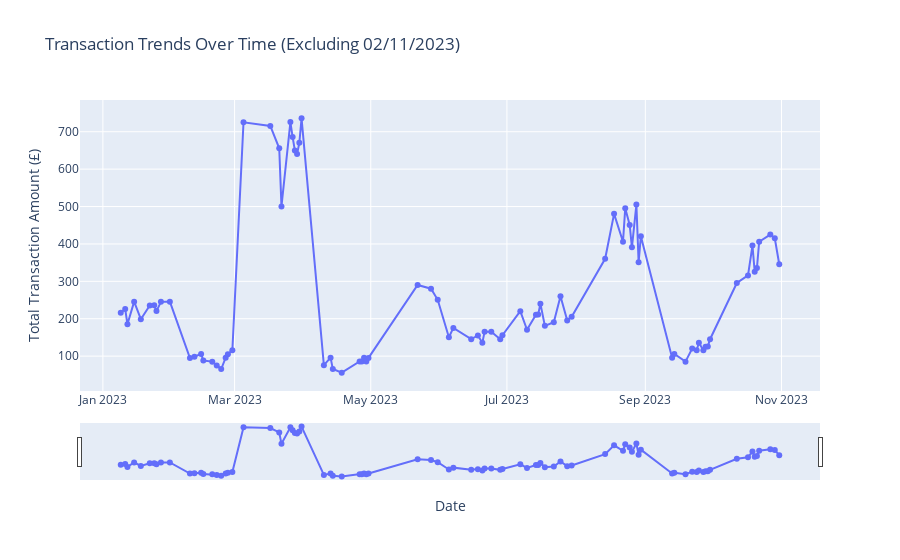

Notebook code for this chart:
### Code cell
df['date'] = pd.to_datetime(df['date'], dayfirst=True)

df_filtered = df[df['date'] != pd.Timestamp("2023-11-02")]

df_time_series = df_filtered.groupby('date')['Amount_GBP'].sum().reset_index()

fig = px.line(df_time_series, x='date', y='Amount_GBP', title="Transaction Trends Over Time (Excluding 02/11/2023)",
              labels={'Amount_GBP': 'Total Transaction Amount (£)', 'date': 'Date'},
              markers=True)

fig.update_xaxes(title_text="Date", rangeslider_visible=True)
fig.update_yaxes(title_text="Total Transaction Amount (£)")

fig.show()
